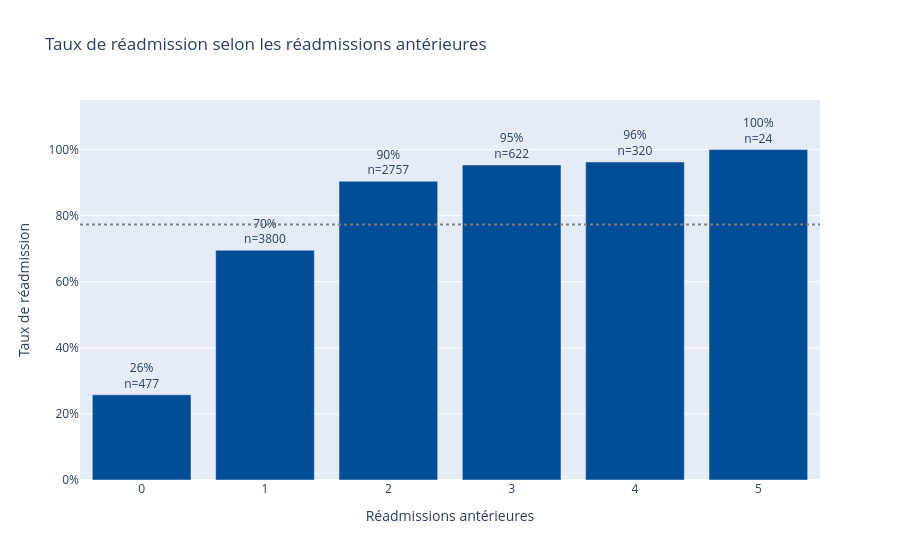

The code cell stored with this chart in its notebook:
### Markdown cell above
Les patients réadmis sont en médiane **plus âgés** (61 ans contre 46), avec **plus de comorbidités** (5 contre 3), de médicaments (8 contre 6), de visites de suivi (4 contre 2) et de réadmissions antérieures (2 contre 1). La durée de séjour diffère peu (8 jours contre 7).

Les distributions se chevauchent largement : aucune variable ne sépare à elle seule les deux classes, ce qui justifie un modèle multivarié.

### Code cell
# Taux de réadmission selon le nombre de réadmissions antérieures, avec l'effectif de chaque groupe.
prev = (
    df.groupby("prev_readmissions")["label"]
    .agg(taux="mean", effectif="size")
    .reset_index()
)

fig = px.bar(
    prev,
    x="prev_readmissions",
    y="taux",
    text=prev.apply(lambda r: f"{r['taux']:.0%}<br>n={int(r['effectif'])}", axis=1),
    title="Taux de réadmission selon les réadmissions antérieures",
)
fig.update_traces(marker_color="#014E97", textposition="outside")
fig.add_hline(y=overall_rate, line_dash="dot", line_color="gray")
fig.update_layout(
    xaxis_title="Réadmissions antérieures",
    yaxis_title="Taux de réadmission",
    yaxis=dict(tickformat=".0%", range=[0, 1.15]),
    xaxis=dict(dtick=1),
    width=500,
)
fig.show()

### Figure 1 — Plotly figure (JSON) as saved in the notebook; plotly's stock layout.template omitted (floating-point values rounded to 4 significant figures)
{"data": [{"hovertemplate": "prev_readmissions=%{x}<br>taux=%{y}<br>text=%{text}<extra></extra>", "legendgroup": "", "marker": {"color": "#014E97", "pattern": {"shape": ""}}, "name": "", "orientation": "v", "showlegend": false, "text": ["26%<br>n=477", "70%<br>n=3800", "90%<br>n=2757", "95%<br>n=622", "96%<br>n=320", "100%<br>n=24"], "textposition": "outside", "type": "bar", "x": [0, 1, 2, 3, 4, 5], "xaxis": "x", "y": [0.2579, 0.6953, 0.9042, 0.9534, 0.9625, 1.0], "yaxis": "y"}], "layout": {"barmode": "relative", "legend": {"tracegroupgap": 0}, "shapes": [{"line": {"color": "gray", "dash": "dot"}, "type": "line", "x0": 0, "x1": 1, "xref": "x domain", "y0": 0.7729, "y1": 0.7729, "yref": "y"}], "title": {"text": "Taux de réadmission selon les réadmissions antérieures"}, "xaxis": {"anchor": "y", "domain": [0, 1], "dtick": 1, "title": {"text": "Réadmissions antérieures"}}, "yaxis": {"anchor": "x", "domain": [0, 1], "range": [0, 1.15], "tickformat": ".0%", "title": {"text": "Taux de réadmission"}}}}
